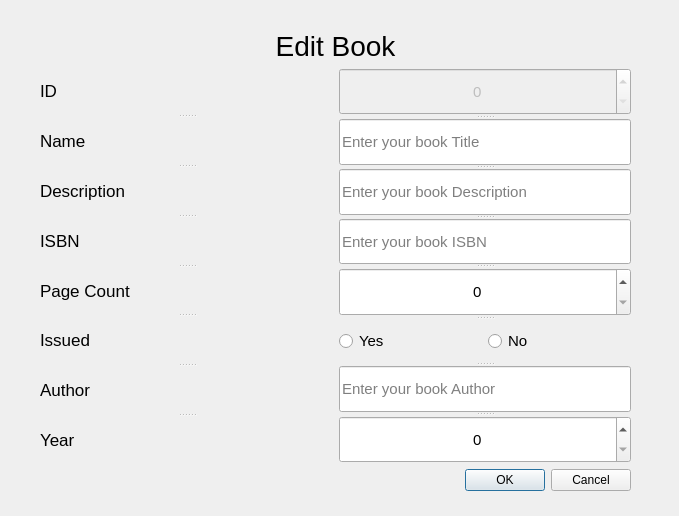
<?xml version="1.0" encoding="UTF-8"?>
<ui version="4.0">
 <class>editBookDialog</class>
 <widget class="QDialog" name="editBookDialog">
  <property name="geometry">
   <rect>
    <x>0</x>
    <y>0</y>
    <width>679</width>
    <height>516</height>
   </rect>
  </property>
  <property name="windowTitle">
   <string>Edit Book Dialog</string>
  </property>
  <widget class="QWidget" name="layoutWidget">
   <property name="geometry">
    <rect>
     <x>40</x>
     <y>30</y>
     <width>591</width>
     <height>461</height>
    </rect>
   </property>
   <layout class="QVBoxLayout" name="verticalLayout">
    <item>
     <widget class="QLabel" name="edit_book">
      <property name="font">
       <font>
        <pointsize>21</pointsize>
        <weight>50</weight>
        <bold>false</bold>
       </font>
      </property>
      <property name="text">
       <string>Edit Book</string>
      </property>
      <property name="alignment">
       <set>Qt::AlignCenter</set>
      </property>
     </widget>
    </item>
    <item>
     <layout class="QHBoxLayout" name="horizontalLayout_2">
      <item>
       <widget class="QSplitter" name="splitter_2">
        <property name="orientation">
         <enum>Qt::Vertical</enum>
        </property>
        <widget class="QLabel" name="id">
         <property name="font">
          <font>
           <pointsize>13</pointsize>
          </font>
         </property>
         <property name="text">
          <string>ID</string>
         </property>
        </widget>
        <widget class="QLabel" name="name">
         <property name="font">
          <font>
           <pointsize>13</pointsize>
          </font>
         </property>
         <property name="text">
          <string>Name</string>
         </property>
        </widget>
        <widget class="QLabel" name="description">
         <property name="font">
          <font>
           <pointsize>13</pointsize>
          </font>
         </property>
         <property name="text">
          <string>Description</string>
         </property>
        </widget>
        <widget class="QLabel" name="isbn">
         <property name="font">
          <font>
           <pointsize>13</pointsize>
           <weight>50</weight>
           <bold>false</bold>
          </font>
         </property>
         <property name="text">
          <string>ISBN</string>
         </property>
        </widget>
        <widget class="QLabel" name="pagecount">
         <property name="font">
          <font>
           <pointsize>13</pointsize>
          </font>
         </property>
         <property name="text">
          <string>Page Count</string>
         </property>
        </widget>
        <widget class="QLabel" name="issued">
         <property name="font">
          <font>
           <pointsize>13</pointsize>
          </font>
         </property>
         <property name="text">
          <string>Issued</string>
         </property>
        </widget>
        <widget class="QLabel" name="author">
         <property name="font">
          <font>
           <pointsize>13</pointsize>
          </font>
         </property>
         <property name="text">
          <string>Author</string>
         </property>
        </widget>
        <widget class="QLabel" name="year">
         <property name="font">
          <font>
           <pointsize>13</pointsize>
          </font>
         </property>
         <property name="text">
          <string>Year</string>
         </property>
        </widget>
       </widget>
      </item>
      <item>
       <widget class="QSplitter" name="splitter">
        <property name="orientation">
         <enum>Qt::Vertical</enum>
        </property>
        <widget class="QSpinBox" name="id_spinBox">
         <property name="enabled">
          <bool>false</bool>
         </property>
         <property name="font">
          <font>
           <pointsize>11</pointsize>
          </font>
         </property>
         <property name="alignment">
          <set>Qt::AlignCenter</set>
         </property>
         <property name="maximum">
          <number>20000</number>
         </property>
        </widget>
        <widget class="QLineEdit" name="name_input">
         <property name="font">
          <font>
           <pointsize>11</pointsize>
          </font>
         </property>
         <property name="text">
          <string/>
         </property>
         <property name="placeholderText">
          <string>Enter your book Title</string>
         </property>
        </widget>
        <widget class="QLineEdit" name="description_input">
         <property name="font">
          <font>
           <pointsize>11</pointsize>
          </font>
         </property>
         <property name="text">
          <string/>
         </property>
         <property name="placeholderText">
          <string>Enter your book Description</string>
         </property>
        </widget>
        <widget class="QLineEdit" name="isbn_input">
         <property name="font">
          <font>
           <pointsize>11</pointsize>
          </font>
         </property>
         <property name="placeholderText">
          <string>Enter your book ISBN</string>
         </property>
        </widget>
        <widget class="QSpinBox" name="pagecount_spinBox">
         <property name="font">
          <font>
           <pointsize>11</pointsize>
          </font>
         </property>
         <property name="alignment">
          <set>Qt::AlignCenter</set>
         </property>
         <property name="maximum">
          <number>2000</number>
         </property>
        </widget>
        <widget class="QWidget" name="layoutWidget_2">
         <layout class="QHBoxLayout" name="horizontalLayout">
          <item>
           <widget class="QRadioButton" name="yes_radioButton">
            <property name="font">
             <font>
              <pointsize>11</pointsize>
             </font>
            </property>
            <property name="text">
             <string>Yes</string>
            </property>
           </widget>
          </item>
          <item>
           <widget class="QRadioButton" name="no_radioButton">
            <property name="font">
             <font>
              <pointsize>11</pointsize>
             </font>
            </property>
            <property name="text">
             <string>No</string>
            </property>
           </widget>
          </item>
         </layout>
        </widget>
        <widget class="QLineEdit" name="author_input">
         <property name="font">
          <font>
           <pointsize>11</pointsize>
          </font>
         </property>
         <property name="placeholderText">
          <string>Enter your book Author</string>
         </property>
        </widget>
        <widget class="QSpinBox" name="year_spinBox">
         <property name="font">
          <font>
           <pointsize>11</pointsize>
          </font>
         </property>
         <property name="alignment">
          <set>Qt::AlignCenter</set>
         </property>
         <property name="maximum">
          <number>3000</number>
         </property>
        </widget>
       </widget>
      </item>
     </layout>
    </item>
    <item>
     <widget class="QDialogButtonBox" name="buttonBox">
      <property name="orientation">
       <enum>Qt::Horizontal</enum>
      </property>
      <property name="standardButtons">
       <set>QDialogButtonBox::Cancel|QDialogButtonBox::Ok</set>
      </property>
     </widget>
    </item>
   </layout>
  </widget>
 </widget>
 <resources/>
 <connections/>
</ui>
